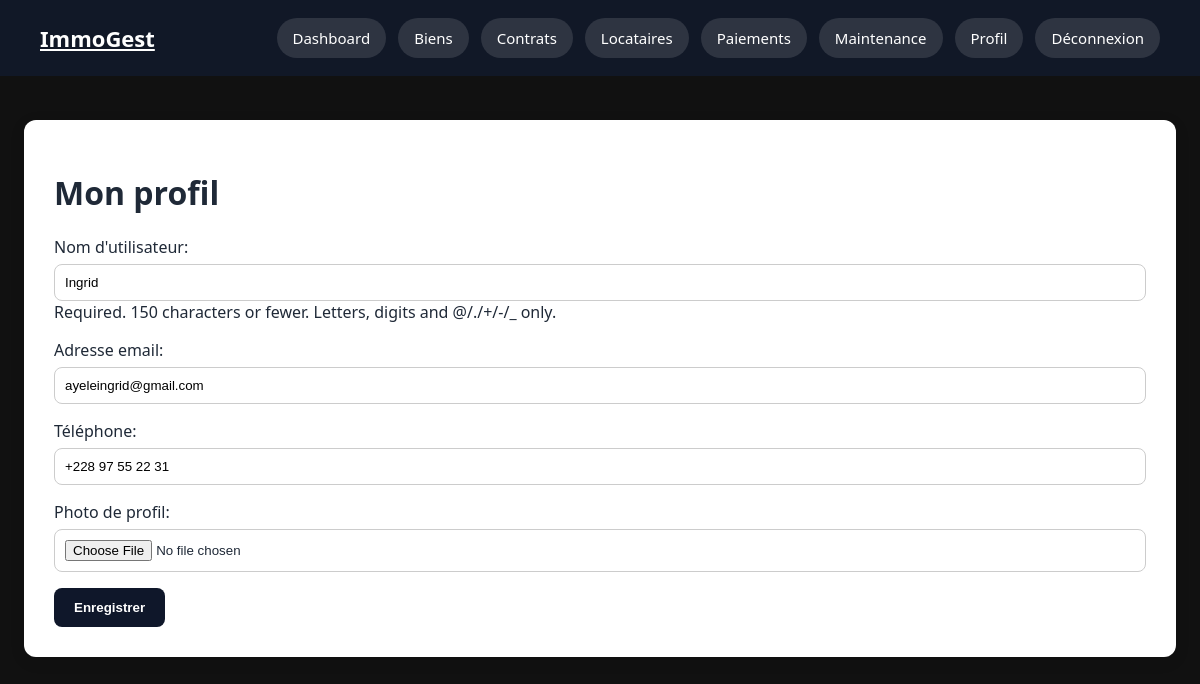
The page /accounts/profil/ (signed in) on the database its author committed.
### accounts/models.py (models this page shows, shortened)
class User(AbstractUser):
    PROPRIETAIRE = 'proprietaire'
    LOCATAIRE = 'locataire'
    ROLE_CHOICES = [
        (PROPRIETAIRE, 'Propriétaire'),
        (LOCATAIRE, 'Locataire'),
    ]
    role = models.CharField(
        max_length=20,
        choices=ROLE_CHOICES,
        verbose_name='Rôle'
    )
    telephone = models.CharField(
        max_length=20,
        blank=True,
        verbose_name='Téléphone'
    )
    photo = models.ImageField(
        upload_to='profils/',
        blank=True,
        null=True,
        verbose_name='Photo de profil'
    )
    class Meta:
        verbose_name = 'Utilisateur'
        verbose_name_plural = 'Utilisateurs'

### accounts/views.py (the view)
# urls.py: path('profil/', views.profil, name='profil'),
@login_required
def profil(request):
    if request.method == 'POST':
        form = ProfilForm(request.POST, request.FILES, instance=request.user)
        if form.is_valid():
            form.save()
            messages.success(request, "Votre profil a été modifié avec succès.")
            return redirect('accounts:profil')
    else:
        form = ProfilForm(instance=request.user)
    return render(request, 'accounts/profil.html', {
        'form': form
    })

### accounts/forms.py
class ProfilForm(forms.ModelForm):
    class Meta:
        model = User
        fields = [
            'username',
            'email',
            'telephone',
            'photo',
        ]
        labels = {
            'username': "Nom d'utilisateur",
            'email': 'Adresse email',
            'telephone': 'Téléphone',
            'photo': 'Photo de profil',
        }

### templates/accounts/profil.html (shortened to what this page needs)
{% extends "base.html" %}
{% block content %}
<div class="card">
    <h1>Mon profil</h1>
    <form method="post" enctype="multipart/form-data">
        {{ form.as_p }}
        <button type="submit">
            Enregistrer
        </button>
    </form>
</div>
{% endblock %}

### static/css/style.css (style rules this page uses)
* { box-sizing: border-box; }
body { margin: 0; font-family: Arial, sans-serif; background-color: #f5f7fa; color: #222; }
.card { background-color: white; padding: 30px; border-radius: 12px; box-shadow: 0 4px 15px rgba(0, 0, 0, 0.1); }
input, select, textarea { width: 100%; padding: 10px; margin-top: 6px; border: 1px solid #ccc; border-radius: 8px; }
button { background-color: #0f172a; color: white; border: none; padding: 12px 20px; border-radius: 8px; cursor: pointer; font-weight: bold; }
body { background: #f6f4ef; color: #1f2937; }
body { margin: 0; padding: 0; background: #111; font-family: 'Segoe UI', sans-serif; }

### rows shown on the page
User: username "Ingrid", email "ayeleingrid@gmail.com", telephone "+228 97 55 22 31"
